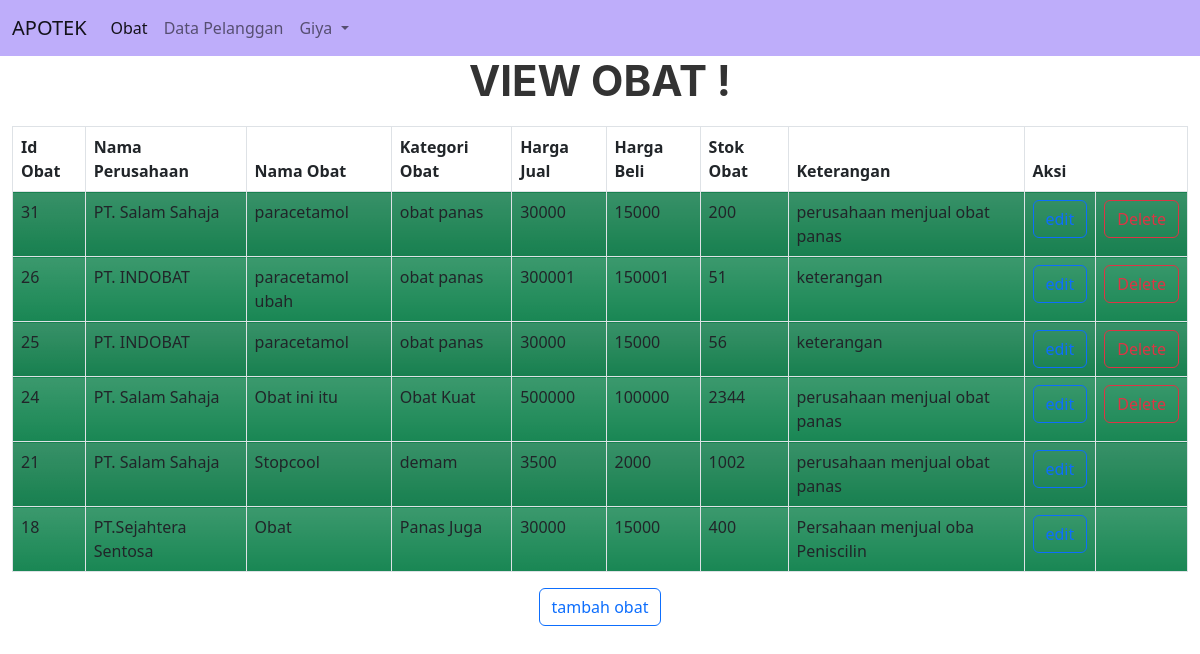
Screenshot of /view/dashboard.php?page=obat (signed in) with the database file from the repository.
### tables this page shows
CREATE TABLE `tb_obat` (
  `id_obat` int(4) NOT NULL,
  `id_supplier` int(4) NOT NULL,
  `namaobat` varchar(100) NOT NULL,
  `kategoriobat` varchar(50) NOT NULL,
  `hargajual` double NOT NULL,
  `hargabeli` double NOT NULL,
  `stok_obat` int(11) NOT NULL,
  `keterangan` text NOT NULL
);

CREATE TABLE `tb_supplier` (
  `id_supplier` int(4) NOT NULL,
  `perusahaan` varchar(100) NOT NULL,
  `telp` varchar(20) NOT NULL,
  `alamat` text NOT NULL,
  `keterangan` varchar(100) NOT NULL
);

### view/view_obat.php (the view)
<center>
    <h1><b>VIEW OBAT !</b></h1>
    <div class="container-fluid">
        <table class="table table-striped table-fluid  table-hover table-bordered ">
            <thead>
                <tr>
                    <th>Id Obat</th>
                    <th>Nama Perusahaan</th>
                    <th>Nama Obat</th>
                    <th>Kategori Obat</th>
                    <th>Harga Jual</th>
                    <th>Harga Beli</th>
                    <th class=>Stok Obat</th>
                    <th>Keterangan</th>
                    <th colspan="2">Aksi</th>
                </tr>
            </thead>
            <?php
                $query = mysqli_query($koneksi, "SELECT * FROM tb_obat INNER JOIN tb_supplier USING(id_supplier) ORDER BY id_obat DESC");
                    while($baris = mysqli_fetch_assoc($query)){
                ?>
            <tr class="bg-success bg-gradient">
                <td><?= $baris['id_obat'];?></td>
                <td><?= $baris['perusahaan'];?></td>
                <td><?= $baris['namaobat'];?></td>
                <td><?= $baris['kategoriobat'];?></td>
                <td><?= $baris['hargajual'];?></td>
                <td><?= $baris['hargabeli'];?></td>
                <td><?= $baris['stok_obat'];?></td>
                <td><?= $baris['keterangan'];?></td>
                <td><a href="../update/edit_obat.php?idobat=<?= $baris['id_obat'];?>"
                        class="btn btn-outline-primary">edit</a></td>
                <?php
                    $idobat = $baris['id_obat'];
                    $hide_delete = mysqli_query($koneksi, "SELECT COUNT(*) as total FROM tb_obat INNER JOIN tb_detail_transaksi ON tb_obat.id_obat = tb_detail_transaksi.idobat WHERE tb_obat.id_obat = $idobat");
                    $cek = mysqli_fetch_row($hide_delete);
                    if($cek['0']==0){
                    ?>
                <td><a href="../delete/delete_obat.php?idobat=<?= $baris['id_obat'];?>"
                        class="btn btn-outline-danger">Delete</a></td>
                <?php
                    }else{
                        echo "<td></td>";
                    }
                    ?>
            </tr>
            <?php
                }
                ?>
        </table>
    </div>
    <a class="btn btn-outline-primary" href="../add/add_obat.php"> tambah obat</a>
</center>

### template/header.php (shortened to what this page needs)
<!DOCTYPE html>
<html lang="en">
<head>
    <link href="https://cdn.jsdelivr.net/npm/bootstrap@5.2.3/dist/css/bootstrap.min.css" rel="stylesheet"
>
    <link rel="stylesheet" href="../css/uikit.min.css" />
    <link rel="stylesheet" href="view_obat.css">
</head>
<body>

### template/navbar.php (shortened to what this page needs)
<nav class="navbar navbar-expand-lg bg-body-tertiary" style="background-color:#BEADFA ;">
    <div class="container-fluid">
        <a class="navbar-brand">APOTEK</a>
        <div class="collapse navbar-collapse" id="navbarNav">
            <ul class="navbar-nav">
                <li class="nav-item">
                    <a class="nav-link active" href="dashboard.php?page=obat"> Obat</a>
                </li>
                <li class="nav-item">
                    <a class="nav-link" href="dashboard.php?page=pelanggan">Data Pelanggan</a>
                </li>
                <li class="nav-item dropdown">
                    <a class="nav-link dropdown-toggle" href="#" role="button" data-bs-toggle="dropdown"
                        aria-expanded="false">
                        <?= $_SESSION['username']?>
                    </a>
                </li>
            </ul>
        </div>
    </div>
</nav>

### view/dashboard.php (shortened to what this page needs)
<?php
include_once "../template/header.php";
include_once "../template/navbar.php";
switch ($_GET['page']) {
    case "obat":
        include_once "view_obat.php";
     break;
}
include_once "../template/footer.php";
?>

### template/footer.php (shortened to what this page needs)
</body>
</html>

### rows the page displays
tb_obat: id_obat "31", id_supplier.perusahaan "PT. Salam Sahaja", namaobat "paracetamol", kategoriobat "obat panas", hargajual "30000", hargabeli "15000", stok_obat "200", id_supplier.keterangan "perusahaan menjual obat panas"
tb_obat: id_obat "26", id_supplier.perusahaan "PT. INDOBAT", namaobat "paracetamol ubah", kategoriobat "obat panas", hargajual "300001", hargabeli "150001", stok_obat "51", id_supplier.keterangan "keterangan"
tb_obat: id_obat "25", id_supplier.perusahaan "PT. INDOBAT", namaobat "paracetamol", kategoriobat "obat panas", hargajual "30000", hargabeli "15000", stok_obat "56", id_supplier.keterangan "keterangan"
tb_obat: id_obat "24", id_supplier.perusahaan "PT. Salam Sahaja", namaobat "Obat ini itu", kategoriobat "Obat Kuat", hargajual "500000", hargabeli "100000", stok_obat "2344", id_supplier.keterangan "perusahaan menjual obat panas"
tb_obat: id_obat "21", id_supplier.perusahaan "PT. Salam Sahaja", namaobat "Stopcool", kategoriobat "demam", hargajual "3500", hargabeli "2000", stok_obat "1002", id_supplier.keterangan "perusahaan menjual obat panas"
tb_obat: id_obat "18", id_supplier.perusahaan "PT.Sejahtera Sentosa", namaobat "Obat", kategoriobat "Panas Juga", hargajual "30000", hargabeli "15000", stok_obat "400", id_supplier.keterangan "Persahaan menjual oba Peniscilin"

### other values shown
$_SESSION['username'] "Giya"
